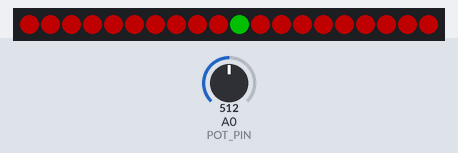
Simulated run of this sketch. Board: Arduino Uno, built with avr-gcc and run on an emulated ATmega328P. Shown: 20 RGB LEDs in strip order, left to right. The test bench sets the inputs (shaded band); at power-on: A0 (POT_PIN) = 512. Dim RGB values are drawn brighter than linear.

Above: at 1.2 s.
1.3 s: A0 (POT_PIN) set to 1004
At 2.5 s:
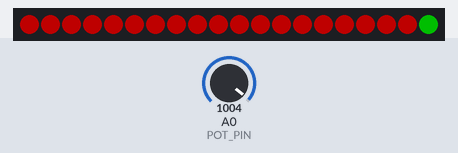
2.8 s: A0 (POT_PIN) set to 1020
4.3 s: A0 (POT_PIN) set to 511
5.8 s: A0 (POT_PIN) set to 1023
Timing chart, 0 to 8.3 s (numbered marks = the images above; inputs shaded):
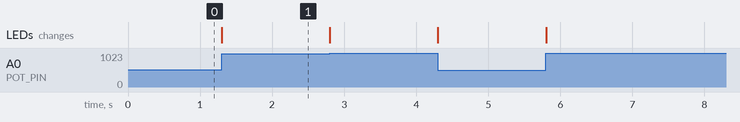

The sketch:

Lab2.3.ino
```cpp
#include <Adafruit_NeoPixel.h>

#define POT_PIN A0
#define LED_PIN 5
#define LED_NUM 20

Adafruit_NeoPixel strip = Adafruit_NeoPixel(LED_NUM, LED_PIN, NEO_GRB + NEO_KHZ800);

int analogValue = 0;

void setup() {

  strip.begin();
  strip.setBrightness(80);
  strip.show();

}

void loop() {

  analogValue = analogRead(POT_PIN);

  int specialPixel = (int)(analogValue/51);

  for(int i = 0; i < LED_NUM; i++) {

    if (i == specialPixel) {
      strip.setPixelColor(i, strip.Color(0, 255, 0));
    }
    else {
      strip.setPixelColor(i, strip.Color(255, 0, 0));
    }

  // end for loop
  }

  strip.show();

}
```

Measured:
- after the input at 1.3 s, the LEDs: change at once (image 1)
